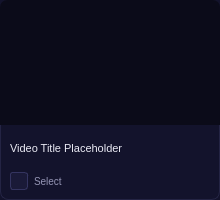
<?xml version="1.0" encoding="UTF-8"?>
<ui version="4.0">
 <class>VideoThumbnailCard</class>
 <widget class="QWidget" name="VideoThumbnailCard">
  <property name="geometry">
   <rect>
    <x>0</x>
    <y>0</y>
    <width>220</width>
    <height>200</height>
   </rect>
  </property>
  <property name="minimumSize">
   <size>
    <width>220</width>
    <height>200</height>
   </size>
  </property>
  <property name="maximumSize">
   <size>
    <width>220</width>
    <height>200</height>
   </size>
  </property>
  <property name="styleSheet">
   <string notr="true">
    QWidget#VideoThumbnailCard { background-color: #13132c; border: 1px solid #242444; border-radius: 8px; }
    QWidget#VideoThumbnailCard:hover { border-color: #e94560; background-color: #1a1a38; }
    QLabel#titleLabel { color: #eaeaf4; font-size: 11px; }
    QLabel#thumbLabel { background-color: #0b0b19; border-top-left-radius: 7px; border-top-right-radius: 7px; }
    QCheckBox { color: #9494b4; font-size: 10px; }
    QCheckBox::indicator { width: 16px; height: 16px; border: 1px solid #343460; border-radius: 3px; background: #1a1a38; }
    QCheckBox::indicator:checked { background-color: #e94560; border-color: #e94560; image: url(img/check.png); }
   </string>
  </property>
  <layout class="QVBoxLayout" name="verticalLayout">
   <property name="spacing">
    <number>8</number>
   </property>
   <property name="leftMargin">
    <number>0</number>
   </property>
   <property name="topMargin">
    <number>0</number>
   </property>
   <property name="rightMargin">
    <number>0</number>
   </property>
   <property name="bottomMargin">
    <number>10</number>
   </property>
   <item>
    <widget class="QLabel" name="thumbLabel">
     <property name="minimumSize">
      <size>
       <width>0</width>
       <height>125</height>
      </size>
     </property>
     <property name="text">
      <string/>
     </property>
     <property name="scaledContents">
      <bool>true</bool>
     </property>
     <property name="alignment">
      <enum>Qt::AlignCenter</enum>
     </property>
    </widget>
   </item>
   <item>
    <layout class="QVBoxLayout" name="textLayout">
     <property name="leftMargin">
      <number>10</number>
     </property>
     <property name="rightMargin">
      <number>10</number>
     </property>
     <item>
      <widget class="QLabel" name="titleLabel">
       <property name="text">
        <string>Video Title Placeholder</string>
       </property>
       <property name="wordWrap">
        <bool>true</bool>
       </property>
      </widget>
     </item>
     <item>
      <widget class="QCheckBox" name="selectCheck">
       <property name="text">
        <string>Select</string>
       </property>
      </widget>
     </item>
    </layout>
   </item>
  </layout>
 </widget>
 <resources/>
 <connections/>
</ui>
